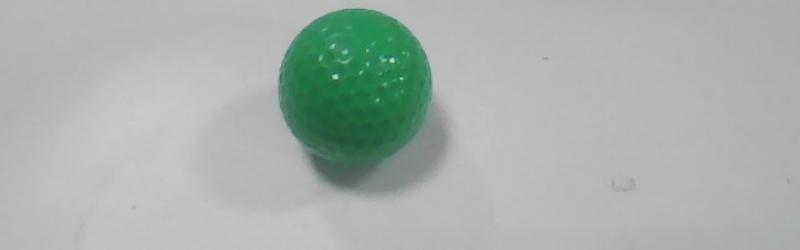
#> input picture gragh/normal_images/1_cropped.jpg, 800 x 250 px
$ python test2.py
#> lines starting #> are read from the running program, lines starting #| are printed output that depends on the picture; after the words box and inside, x2 and y2 are one past the last pixel; in counts of white or black regions, pixels touching at a corner belong together
import cv2
import numpy as np

def detect_color(image_path):
    #读取图像
#> called with image_path = './gragh/normal_images/1_cropped.jpg'
    img = cv2.imread(image_path)
#> img is the input picture: shape (250, 800, 3); mean B, G, R 172.5, 176.5, 169.2
    if img is None:
        return "Image not found"

    height, width = img.shape[:2]
#> height = 250; width = 800
    total_pixels = height * width
#> total_pixels = 200000

    #转换颜色空间
    hsv_img = cv2.cvtColor(img, cv2.COLOR_BGR2HSV)
#> hsv_img: shape (250, 800, 3); mean H, S, V 11.7, 15.4, 176.5
    rgb_img = cv2.cvtColor(img, cv2.COLOR_BGR2RGB)
    #将RGB图像分解为三个单通道矩阵
    r, g, b = cv2.split(rgb_img)
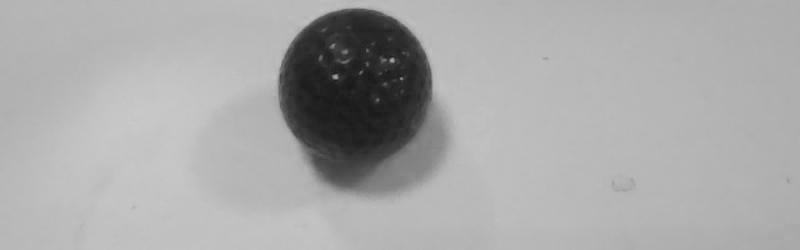
#> r: shape (250, 800); min 23, max 202, mean 169.2
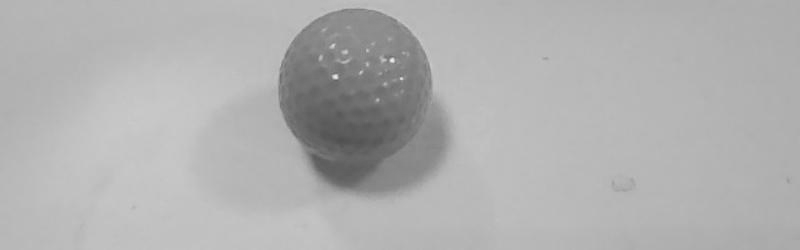
#> g: shape (250, 800); min 80, max 242, mean 176.5
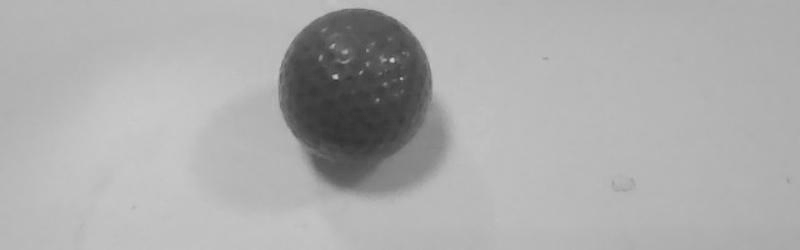
#> b: shape (250, 800); min 51, max 205, mean 172.5

    # 颜色阈值配置
    '''
    定义不同颜色分别在RGB与CSV空间中的颜色阈值范围
    RGB:[(Rmin,Rmax),(Gmin,Gmax),(Bmin,Bmax)]
    CSV:[(Cmin,Smin,Vmin),(Cmax,Smax,Vmax)]
    '''
    color_set = {
        'white':
        {
            'rgb': ([(200, 255), (200, 255), (200, 255)]),
            'hsv': [(0, 0, 200, 180, 30, 255)]
        },
        'red':
        {
            'rgb': ([(200, 255), (0, 100), (0, 100)]),
            'hsv': [(0, 50, 50, 10, 255, 255), (170, 50, 50, 180, 255, 255)]
        },
        'blue':
        {
            'rgb': ([(0, 100), (0, 100), (200, 255)]),
            'hsv': [(85, 50, 50, 115, 255, 255)]
        },
        'yellow':
        {
            'rgb': ([(200, 255), (200, 255), (0, 100)]),
            'hsv': [(20, 50, 50, 30, 255, 255)]
        },
        'green':
        {
            'rgb': ([(0, 100), (100, 255), (0, 100)]),
            'hsv': [(30, 50, 50, 85, 255, 255)]
        },
        'black': {
            'rgb': ([(0, 30), (0, 30), (0, 30)]),
            'hsv': [(0, 0, 0, 180, 255, 30)]
        }
    }
    #生成相应颜色的掩膜
    def RGB_cover(color):
        ranges = color_set[color]['rgb']
        cover_r = cv2.inRange(r, ranges[0][0], ranges[0][1])
        cover_g = cv2.inRange(g, ranges[1][0], ranges[1][1])
        cover_b = cv2.inRange(b, ranges[2][0], ranges[2][1])
        cover = cv2.bitwise_and(cover_r, cv2.bitwise_and(cover_g, cover_b))
        #生成掩膜后进行去噪处理
        k1 = np.ones((5,5),np.uint8)
        cover = cv2.morphologyEx(cover,cv2.MORPH_CLOSE,k1)
        return cover

    #生成相应颜色的掩膜
    def HSV_cover(color):
        cover = np.zeros((height, width), dtype=np.uint8)
        for range in color_set[color]['hsv']:
            lower = np.array([range[0], range[1], range[2]])
            upper = np.array([range[3], range[4], range[5]])
            cover = cv2.bitwise_or(cover, cv2.inRange(hsv_img, lower, upper))
            k1 = np.ones((5,5),np.uint8)
            cover = cv2.morphologyEx(cover,cv2.MORPH_CLOSE,k1)
        return cover

    # RGB检测
    max_rgb = {'count': 0, 'color': 'unknown'}
    for color in color_set:
        cover = RGB_cover(color)
        count = cv2.countNonZero(cover)
        if count > max_rgb['count']:
            max_rgb = {'count': count, 'color': color}
#> this loop made 6 passes
#> (count, max_rgb) on passes 1, 5: (147, {'count': 147, 'color': 'white'}), (15093, {'count': 15093, 'color': 'green'})
#> count on passes 2, 3, 4, 6: 0, 0, 0, 0
#> pass 1, in RGB_cover, `cover_r = cv2.inRange(r, ranges[0][0], ranges[0][1])`:
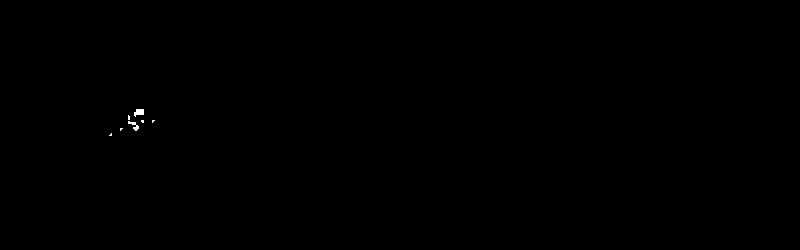
#> cover_r: shape (250, 800); 0.07% white; 7 white regions (5 under 20 px), largest, box (x1, y1, x2, y2) and area: (134, 109, 144, 117) 57, (128, 121, 139, 131) 45
#> after the loop: cover: shape (250, 800); every value is 0

    # HSV检测
    max_hsv = {'count': 0, 'color': 'unknown'}
    for color in color_set:
        cover = HSV_cover(color)
        count = cv2.countNonZero(cover)
        if count > max_hsv['count']:
            max_hsv = {'count': count, 'color': color}

    # 阈值判断（至少5%像素）
    min = total_pixels * 0.05
#> min = 10000
    RGB = max_rgb['color'] if max_rgb['count'] > min else 'unknown'
#> RGB = 'green'
    HSV = max_hsv['color'] if max_hsv['count'] > min else 'unknown'
#> HSV = 'green'

    return RGB, HSV


image_path = './gragh/normal_images/1_cropped.jpg'
RGB_RESULT, HSV_RESULT = detect_color(image_path)
#> RGB_RESULT = 'green'; HSV_RESULT = 'green'
print(f"RGB检测结果: {RGB_RESULT}")
#| RGB检测结果: green
print(f"HSV检测结果: {HSV_RESULT}")
#| HSV检测结果: green
